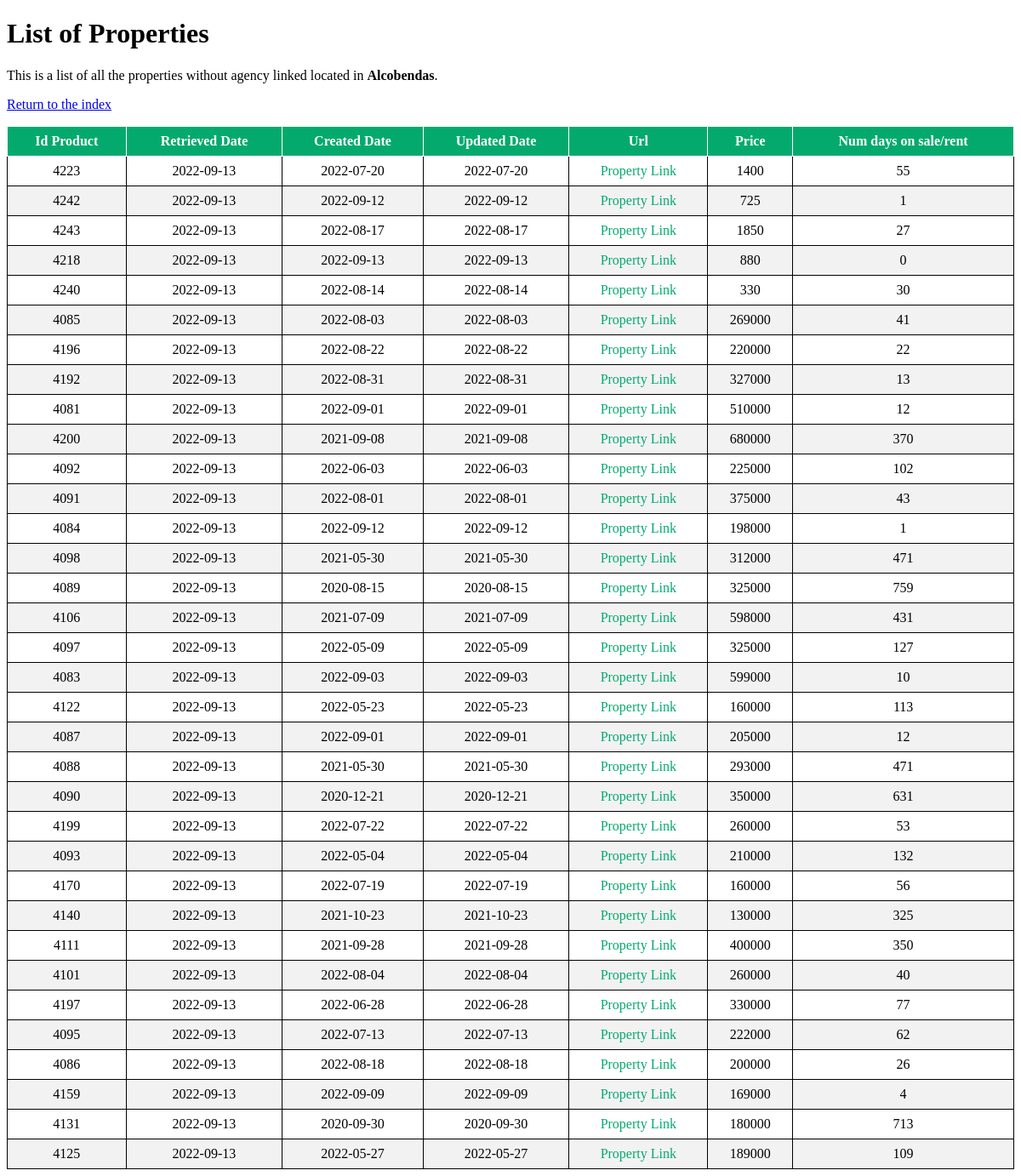
Page /property/Alcobendas on the committed database.
### flask-app/read_db.py (models this page shows)
class Property(db.Model):
    __tablename__ = 'properties'
    id_product = db.Column(db.Integer, primary_key=True)
    retrieved_date = db.Column(db.Date)
    created_date = db.Column(db.Date)
    url = db.Column(db.Text)
    mobile = db.Column(db.Integer)
    agency = db.Column(db.Text)
    real_estate_id = db.Column(db.Integer)
    price = db.Column(db.Integer)
    type_id = db.Column(db.Integer)
    trans_type_id = db.Column(db.Integer)
    location = db.Column(db.Text)
    num_days = db.Column(db.Integer)
    updated_date = db.Column(db.Date)

### flask-app/read_db.py (the view)
@app.route('/property/<location>', methods=['GET', 'POST'])
def property(location):
    properties = Property.query.filter_by(
        type_id=1, location=location).order_by(Property.url).distinct()
    return render_template('list.html', properties=properties, location=location)

### flask-app/templates/list.html (shortened to what this page needs)
<!DOCTYPE html>
<html lang="en">
<head>
    <link rel="stylesheet" type="text/css" href="{{ url_for('static', filename='styles/style.css') }}">
    <link rel="stylesheet" type="text/css" href="{{ url_for('static', filename='styles/tablesort.css') }}">
</head>
<body>
    <h1 class="pt-5 pb-2">List of Properties</h1>
    <p class="lead alert alert-warning">This is a list of all the properties without agency linked located in
        <strong>{{ location }}</strong>.
    </p>
    <p class="ml-4"><a href="{{ url_for('index') }}">Return to the index</a></p>
    <table class="table table-sortable">
        <thead>
            <tr>
                <th>Id Product</th>
                <th>Retrieved Date</th>
                <th>Created Date</th>
                <th>Updated Date</th>
                <th>Url</th>
                <th>Price</th>
                <th>Num days on sale/rent</th>
            </tr>
        </thead>
        <tbody>
            {% for property in properties %}
            <tr>
                <td>{{ property.id_product }}</td>
                <td>{{ property.retrieved_date }}</td>
                <td>{{ property.created_date }}</td>
                <td>{{ property.updated_date }}</td>
                <td>
                    <a class="property_link" href={{ property.url }}>Property Link</a>
                </td>
                <td><a>{{ property.price }}</a></td>
                <td>{{ property.num_days }}</td>
            </tr>
            {% endfor %}
        </tbody>
    </table>
</body>
</html>

### flask-app/static/styles/style.css (style rules this page uses)
table, th, td { border: 1px solid; }
table { width: 100%; border-collapse: collapse; }
th, td { text-align: center; padding: 8px; }
tr:nth-child(even) { background-color: #f2f2f2 }
th { background-color: #04AA6D; color: white; }
a.property_link { text-decoration: none; }
a.property_link:link, a.property_link:visited { color: #04AA6D; }

### flask-app/static/styles/tablesort.css (style rules this page uses)
.table-sortable th { cursor: pointer; }

### rows in the picture
Property: id_product "4223", retrieved_date "2022-09-13", created_date "2022-07-20", updated_date "2022-07-20", price "1400", num_days "55"
Property: id_product "4242", retrieved_date "2022-09-13", created_date "2022-09-12", updated_date "2022-09-12", price "725", num_days "1"
Property: id_product "4243", retrieved_date "2022-09-13", created_date "2022-08-17", updated_date "2022-08-17", price "1850", num_days "27"
Property: id_product "4218", retrieved_date "2022-09-13", created_date "2022-09-13", updated_date "2022-09-13", price "880", num_days "0"
Property: id_product "4240", retrieved_date "2022-09-13", created_date "2022-08-14", updated_date "2022-08-14", price "330", num_days "30"
Property: id_product "4085", retrieved_date "2022-09-13", created_date "2022-08-03", updated_date "2022-08-03", price "269000", num_days "41"
Property: id_product "4196", retrieved_date "2022-09-13", created_date "2022-08-22", updated_date "2022-08-22", price "220000", num_days "22"
Property: id_product "4192", retrieved_date "2022-09-13", created_date "2022-08-31", updated_date "2022-08-31", price "327000", num_days "13"
Property: id_product "4081", retrieved_date "2022-09-13", created_date "2022-09-01", updated_date "2022-09-01", price "510000", num_days "12"
Property: id_product "4200", retrieved_date "2022-09-13", created_date "2021-09-08", updated_date "2021-09-08", price "680000", num_days "370"
Property: id_product "4092", retrieved_date "2022-09-13", created_date "2022-06-03", updated_date "2022-06-03", price "225000", num_days "102"
Property: id_product "4091", retrieved_date "2022-09-13", created_date "2022-08-01", updated_date "2022-08-01", price "375000", num_days "43"
Property: id_product "4084", retrieved_date "2022-09-13", created_date "2022-09-12", updated_date "2022-09-12", price "198000", num_days "1"
Property: id_product "4098", retrieved_date "2022-09-13", created_date "2021-05-30", updated_date "2021-05-30", price "312000", num_days "471"
Property: id_product "4089", retrieved_date "2022-09-13", created_date "2020-08-15", updated_date "2020-08-15", price "325000", num_days "759"
Property: id_product "4106", retrieved_date "2022-09-13", created_date "2021-07-09", updated_date "2021-07-09", price "598000", num_days "431"
Property: id_product "4097", retrieved_date "2022-09-13", created_date "2022-05-09", updated_date "2022-05-09", price "325000", num_days "127"
Property: id_product "4083", retrieved_date "2022-09-13", created_date "2022-09-03", updated_date "2022-09-03", price "599000", num_days "10"
Property: id_product "4122", retrieved_date "2022-09-13", created_date "2022-05-23", updated_date "2022-05-23", price "160000", num_days "113"
Property: id_product "4087", retrieved_date "2022-09-13", created_date "2022-09-01", updated_date "2022-09-01", price "205000", num_days "12"
Property: id_product "4088", retrieved_date "2022-09-13", created_date "2021-05-30", updated_date "2021-05-30", price "293000", num_days "471"
Property: id_product "4090", retrieved_date "2022-09-13", created_date "2020-12-21", updated_date "2020-12-21", price "350000", num_days "631"
Property: id_product "4199", retrieved_date "2022-09-13", created_date "2022-07-22", updated_date "2022-07-22", price "260000", num_days "53"
Property: id_product "4093", retrieved_date "2022-09-13", created_date "2022-05-04", updated_date "2022-05-04", price "210000", num_days "132"
Property: id_product "4170", retrieved_date "2022-09-13", created_date "2022-07-19", updated_date "2022-07-19", price "160000", num_days "56"
Property: id_product "4140", retrieved_date "2022-09-13", created_date "2021-10-23", updated_date "2021-10-23", price "130000", num_days "325"
Property: id_product "4111", retrieved_date "2022-09-13", created_date "2021-09-28", updated_date "2021-09-28", price "400000", num_days "350"
Property: id_product "4101", retrieved_date "2022-09-13", created_date "2022-08-04", updated_date "2022-08-04", price "260000", num_days "40"
Property: id_product "4197", retrieved_date "2022-09-13", created_date "2022-06-28", updated_date "2022-06-28", price "330000", num_days "77"
Property: id_product "4095", retrieved_date "2022-09-13", created_date "2022-07-13", updated_date "2022-07-13", price "222000", num_days "62"
Property: id_product "4086", retrieved_date "2022-09-13", created_date "2022-08-18", updated_date "2022-08-18", price "200000", num_days "26"
Property: id_product "4159", retrieved_date "2022-09-13", created_date "2022-09-09", updated_date "2022-09-09", price "169000", num_days "4"
Property: id_product "4131", retrieved_date "2022-09-13", created_date "2020-09-30", updated_date "2020-09-30", price "180000", num_days "713"
Property: id_product "4125", retrieved_date "2022-09-13", created_date "2022-05-27", updated_date "2022-05-27", price "189000", num_days "109"

### other values in the picture
{{ location }} "Alcobendas"
